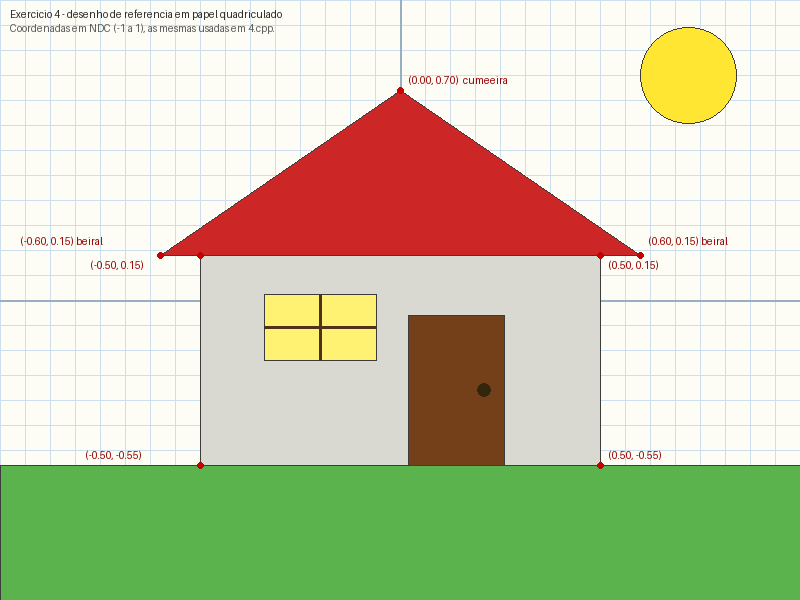
#> input picture PG2026-2/src/Exercicios/Lista1/4/desenho-referencia.png, 800 x 600 px; its folder holds only this picture in this run
$ python -i face.py   (imports and definitions only)
#> lines starting #> are read from the running program, lines starting #| are printed output that depends on the picture; after the words box and inside, x2 and y2 are one past the last pixel; in counts of white or black regions, pixels touching at a corner belong together
### PG2026-2/src/Trabalho/GrauB/grau_b/stickers.py
"""Stickers com canal alpha desenhados programaticamente.

Cada sticker é uma imagem RGBA (`numpy.ndarray`, `dtype=uint8`, 4 canais,
80×80 px) gerada em memória com OpenCV/NumPy — sem arquivos externos. O canal
alpha vale 255 dentro da forma desenhada e 0 no restante, o que permite
posicioná-la sobre a imagem do Modo Foto com blending por transparência.

Convenção de canais das imagens deste módulo: **RGBA** (o `alpha` é o quarto
canal). As imagens do app são **BGR**; `aplicar_sticker` faz a conversão.

O conjunto é fixo e exposto por `listar_stickers()`; `proximo_sticker` percorre
o ciclo na ordem em que os stickers aparecem na lista.

Uso direto (sem abrir janela), a partir de `PG2026-2/src/Trabalho/GrauB`:

    uv run python -c "import numpy as np; from grau_b.stickers import aplicar_sticker, listar_stickers, obter_sticker, proximo_sticker; base = np.zeros((100, 100, 3), np.uint8); print([s.id for s in listar_stickers()]); print(obter_sticker('estrela').imagem.shape, obter_sticker('estrela').imagem.dtype); print([proximo_sticker('estrela'), proximo_sticker('selo_ok')]); saida = aplicar_sticker(base, obter_sticker('estrela').imagem, (0, 0)); print(saida.shape, saida.dtype)"
"""

from __future__ import annotations

import math
from dataclasses import dataclass
from pathlib import Path

import cv2
import numpy as np

#: Lado (em pixels) de todos os stickers gerados.
TAMANHO_STICKER = 80
_DIR_SPRITESHEETS = Path(__file__).resolve().parent / "assets" / "spritesheets"

# Cores no espaço RGB (a conversão para BGR acontece em `aplicar_sticker`).
_COR_AMARELO = (255, 214, 0)
_COR_VERMELHO = (214, 45, 45)
_COR_AZUL = (40, 90, 200)
_COR_AZUL_ESCURO = (20, 50, 120)
_COR_VERDE = (40, 170, 80)
_COR_VERDE_ESCURO = (20, 120, 55)
_COR_BRANCO = (255, 255, 255)

_CENTRO = (TAMANHO_STICKER // 2, TAMANHO_STICKER // 2)


@dataclass(frozen=True)
class Sticker:
    """Sticker disponível: identificador, rótulo, imagem RGBA e quadros de animação.

    Para stickers estáticos, `quadros` contém apenas `(imagem,)` e `animado` é
    `False`. Para stickers animados por spritesheet, `quadros` armazena todos os
    quadros recortados do arquivo `.png` e `imagem` é o primeiro quadro.
    """

    id: str
    nome: str
    imagem: np.ndarray
    quadros: tuple[np.ndarray, ...] = ()
    animado: bool = False
    fps: int = 10

    # [5 lines left out: function quadro, not called in this run]


def carregar_spritesheet(
    caminho: Path | str,
    largura_quadro: int = TAMANHO_STICKER,
    altura_quadro: int = TAMANHO_STICKER,
) -> tuple[np.ndarray, ...]:
    """Lê um spritesheet `.png` RGBA (BGRA no OpenCV) e recorta seus quadros.

    Converte cada quadro de BGRA para RGBA para manter a mesma convenção dos
    stickers estáticos deste módulo.
    """
    caminho_path = Path(caminho)
    folha = cv2.imread(str(caminho_path), cv2.IMREAD_UNCHANGED)
    if folha is None or folha.ndim != 3 or folha.shape[2] != 4:
        raise ValueError(
            f"spritesheet RGBA inválido ou não encontrado: {caminho_path}"
        )
    altura, largura = folha.shape[:2]
    colunas = largura // largura_quadro
    linhas = altura // altura_quadro
    if colunas == 0 or linhas == 0:
        raise ValueError(
            f"dimensões do spritesheet ({largura}x{altura}) menores que o quadro "
            f"({largura_quadro}x{altura_quadro})"
        )

    quadros: list[np.ndarray] = []
    for linha in range(linhas):
        for coluna in range(colunas):
            y0 = linha * altura_quadro
            x0 = coluna * largura_quadro
            recorte_bgra = folha[y0 : y0 + altura_quadro, x0 : x0 + largura_quadro]
            recorte_rgba = cv2.cvtColor(recorte_bgra, cv2.COLOR_BGRA2RGBA)
            quadros.append(recorte_rgba)
    return tuple(quadros)


def _criar_sticker_animado(
    id_sticker: str, nome: str, arquivo_png: str, fps: int = 10
) -> Sticker:
    """Cria um `Sticker` animado carregando o spritesheet em `assets/spritesheets/`."""
    quadros = carregar_spritesheet(_DIR_SPRITESHEETS / arquivo_png)
    return Sticker(
        id=id_sticker,
        nome=nome,
        imagem=quadros[0],
        quadros=quadros,
        animado=True,
        fps=fps,
    )


def _tela_rgb() -> np.ndarray:
    """Cria a tela RGB preta (transparente) sobre a qual o sticker é pintado."""
    return np.zeros((TAMANHO_STICKER, TAMANHO_STICKER, 3), dtype=np.uint8)


def _tela_alpha() -> np.ndarray:
    """Cria a máscara de alpha (0 = transparente, 255 = opaco)."""
    return np.zeros((TAMANHO_STICKER, TAMANHO_STICKER), dtype=np.uint8)


def _compor_rgba(rgb: np.ndarray, alpha: np.ndarray) -> np.ndarray:
    """Monta a imagem RGBA final a partir do RGB pintado e da máscara alpha."""
    rgba = np.zeros((TAMANHO_STICKER, TAMANHO_STICKER, 4), dtype=np.uint8)
    rgba[:, :, :3] = rgb
    rgba[:, :, 3] = alpha
    return rgba


def _pontos_estrela(
    raio_externo: float = 34.0,
    raio_interno: float = 14.0,
) -> np.ndarray:
    """Calcula os 10 vértices de uma estrela de 5 pontas apontando para cima."""
#> called with raio_externo = 34, raio_interno = 14
    centro_x, centro_y = _CENTRO
    pontos: list[list[int]] = []
    for indice in range(10):
        # Começa no topo (-90°) e alterna entre raio externo e interno.
        angulo = -math.pi / 2 + indice * math.pi / 5
        raio = raio_externo if indice % 2 == 0 else raio_interno
        x = centro_x + raio * math.cos(angulo)
        y = centro_y + raio * math.sin(angulo)
        pontos.append([round(x), round(y)])
    return np.array(pontos, dtype=np.int32)


def _pontos_coracao() -> np.ndarray:
    """Calcula o contorno de um coração pela curva paramétrica clássica.

    A curva `x = 16·sen³(t)`, `y = 13·cos(t) − 5·cos(2t) − 2·cos(3t) − cos(4t)`
    é amostrada, normalizada para o tamanho do sticker e espelhada no eixo Y
    (a coordenada matemática cresce para cima; a da imagem, para baixo).
    """
    amostras = 120
    xs: list[float] = []
    ys: list[float] = []
    for indice in range(amostras):
        t = 2 * math.pi * indice / amostras
        xs.append(16 * math.sin(t) ** 3)
        ys.append(
            13 * math.cos(t)
            - 5 * math.cos(2 * t)
            - 2 * math.cos(3 * t)
            - math.cos(4 * t)
        )

    margem = 6.0
    largura = max(xs) - min(xs)
    altura = max(ys) - min(ys)
    escala = (TAMANHO_STICKER - 2 * margem) / max(largura, altura)

    centro_x, centro_y = _CENTRO
    meio_x = (max(xs) + min(xs)) / 2
    meio_y = (max(ys) + min(ys)) / 2
    pontos = [
        [
            round(centro_x + (x - meio_x) * escala),
            round(centro_y - (y - meio_y) * escala),
        ]
        for x, y in zip(xs, ys)
    ]
    return np.array(pontos, dtype=np.int32)


def gerar_estrela() -> np.ndarray:
    """Estrela de 5 pontas amarela, preenchida."""
    rgb = _tela_rgb()
    alpha = _tela_alpha()
    pontos = _pontos_estrela()
    cv2.fillPoly(rgb, [pontos], _COR_AMARELO)
    cv2.fillPoly(alpha, [pontos], 255)
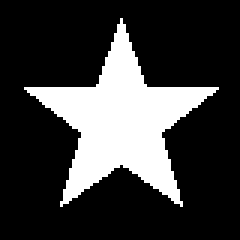
#> alpha: shape (80, 80) (shown 3 times larger); 23.2% white; 1 white region, box (x1, y1, x2, y2) and area: (8, 6, 73, 69) 1482
    return _compor_rgba(rgb, alpha)


def gerar_coracao() -> np.ndarray:
    """Coração vermelho, preenchido."""
    rgb = _tela_rgb()
#> in _tela_rgb (call 2), `return np.zeros((TAMANHO_STICKER, TAMANHO_STICKER, 3), dtype=np.uint8)`: returned value: shape (80, 80, 3); every value is 0
    alpha = _tela_alpha()
    pontos = _pontos_coracao()
    cv2.fillPoly(rgb, [pontos], _COR_VERMELHO)
    cv2.fillPoly(alpha, [pontos], 255)
#> alpha: shape (80, 80); 41.5% white; 1 white region, box (x1, y1, x2, y2) and area: (6, 9, 75, 72) 2655
    return _compor_rgba(rgb, alpha)


def gerar_circulo() -> np.ndarray:
    """Círculo azul preenchido com uma borda mais escura."""
    rgb = _tela_rgb()
    alpha = _tela_alpha()
    raio = 34
    cv2.circle(alpha, _CENTRO, raio, 255, thickness=-1)
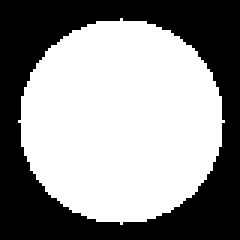
#> alpha: shape (80, 80) (shown 3 times larger); 56.6% white; 1 black region, box (x1, y1, x2, y2) and area: (0, 0, 80, 80) 2775
    cv2.circle(rgb, _CENTRO, raio, _COR_AZUL, thickness=-1)
    cv2.circle(rgb, _CENTRO, raio, _COR_AZUL_ESCURO, thickness=4, lineType=cv2.LINE_AA)
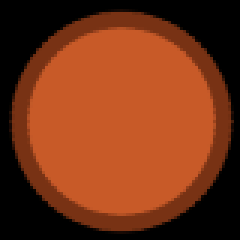
#> rgb: shape (80, 80, 3) (shown 3 times larger); mean of channels 0, 1, 2 22.8, 52.3, 117.8; drawn as B, G, R
    return _compor_rgba(rgb, alpha)


def gerar_triangulo() -> np.ndarray:
    """Triângulo equilátero verde, preenchido."""
    rgb = _tela_rgb()
    alpha = _tela_alpha()
    pontos = np.array(
        [
            [40, 8],   # vértice superior
            [72, 66],  # vértice inferior direito
            [8, 66],   # vértice inferior esquerdo
        ],
        dtype=np.int32,
    )
    cv2.fillPoly(rgb, [pontos], _COR_VERDE)
    cv2.fillPoly(alpha, [pontos], 255)
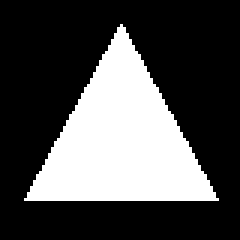
#> alpha: shape (80, 80) (shown 3 times larger); 30.4% white; 1 white region, box (x1, y1, x2, y2) and area: (8, 8, 73, 67) 1947
    return _compor_rgba(rgb, alpha)


def gerar_selo_ok() -> np.ndarray:
    """Selo: círculo verde com um "check" branco desenhado dentro."""
    rgb = _tela_rgb()
    alpha = _tela_alpha()
    raio = 34
    check = np.array([[25, 41], [35, 53], [56, 27]], dtype=np.int32)
    cv2.circle(alpha, _CENTRO, raio, 255, thickness=-1)
    cv2.circle(rgb, _CENTRO, raio, _COR_VERDE, thickness=-1)
    cv2.circle(rgb, _CENTRO, raio, _COR_VERDE_ESCURO, thickness=3, lineType=cv2.LINE_AA)
    cv2.polylines(rgb, [check], isClosed=False, color=_COR_BRANCO, thickness=6,
                  lineType=cv2.LINE_AA)
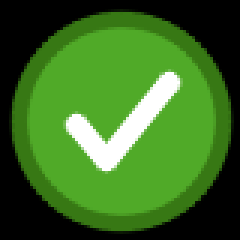
#> rgb: shape (80, 80, 3) (shown 3 times larger); mean of channels 0, 1, 2 36.1, 108.6, 59.2; drawn as B, G, R
    return _compor_rgba(rgb, alpha)


#: Registro ordenado de stickers (5 estáticos + 3 animados por spritesheet).
STICKERS: tuple[Sticker, ...] = (
    Sticker(id="estrela", nome="Estrela", imagem=gerar_estrela()),
    Sticker(id="coracao", nome="Coração", imagem=gerar_coracao()),
    Sticker(id="circulo", nome="Círculo", imagem=gerar_circulo()),
    Sticker(id="triangulo", nome="Triângulo", imagem=gerar_triangulo()),
    Sticker(id="selo_ok", nome="Selo OK", imagem=gerar_selo_ok()),
    _criar_sticker_animado(
        "anim_estrela", "Estrela Pulsante [Anim]", "estrela_pulsante.png", fps=10
    ),
    _criar_sticker_animado(
        "anim_coracao", "Coração Batendo [Anim]", "coracao_batendo.png", fps=8
    ),
    _criar_sticker_animado(
        "anim_arco_iris", "Arco-Íris Girando [Anim]", "arco_iris_girando.png", fps=12
    ),
)
#> further down, picture is the input picture: shape (600, 800, 3); mean B, G, R 172.4, 204.3, 199.8


# [7 lines left out: function obter_quadro_sticker, not called in this run]

#: Sticker selecionado quando o Modo Foto é aberto.
STICKER_PADRAO = STICKERS[0].id


def listar_stickers() -> list[Sticker]:
    """Devolve os stickers disponíveis, na ordem do ciclo da tecla `t`."""
    return list(STICKERS)


# [91 lines left out: functions obter_sticker, proximo_sticker, aplicar_sticker, not called in this run]

### PG2026-2/src/Trabalho/GrauB/grau_b/face.py
"""Detecção facial com OpenCV Haar Cascades e efeitos localizados no rosto.

Utiliza o classificador oficial `haarcascade_frontalface_default.xml` empacotado
em `grau_b/assets/cascades/` para detectar faces em fotos e quadros de vídeo e
aplicar:

- `gatinho`: orelhas de gato acima da testa + focinho e bigodes no centro da face;
- `oculos`: óculos escuros posicionados na região dos olhos;
- `blur_rosto`: desfoque gaussiano de privacidade restrito à região do rosto.

Opcionalmente desenha as caixas delimitadoras das faces detectadas.
"""

from __future__ import annotations

from dataclasses import dataclass
from pathlib import Path

import cv2
import numpy as np

from grau_b.stickers import aplicar_sticker

ID_EFEITO_NENHUM = "nenhum"
_CAMINHO_CASCADE = (
    Path(__file__).resolve().parent
    / "assets"
    / "cascades"
    / "haarcascade_frontalface_default.xml"
)


@dataclass(frozen=True)
class EfeitoFacial:
    """Descrição de um efeito aplicado sobre faces detectadas."""

    id: str
    nome: str
    descricao: str


EFEITOS_FACIAIS: tuple[EfeitoFacial, ...] = (
    EfeitoFacial(
        id=ID_EFEITO_NENHUM,
        nome="Desligado",
        descricao="Nenhum filtro ou adesivo automático de detecção facial.",
    ),
    EfeitoFacial(
        id="gatinho",
        nome="Filtro de Gatinho",
        descricao="Posiciona orelhas de gato, focinho e bigodes automaticamente em cada rosto.",
    ),
    EfeitoFacial(
        id="oculos",
        nome="Óculos Escuros",
        descricao="Posiciona óculos escuros estilizados na altura dos olhos de cada rosto.",
    ),
    EfeitoFacial(
        id="blur_rosto",
        nome="Desfoque no Rosto",
        descricao="Aplica desfoque gaussiano de privacidade apenas na região de cada rosto detectado.",
    ),
)

_CLASSIFICADOR: cv2.CascadeClassifier | None = None


def listar_efeitos_faciais() -> list[EfeitoFacial]:
    """Devolve os efeitos faciais disponíveis."""
    return list(EFEITOS_FACIAIS)


# [6 lines left out: function obter_efeito_facial, not called in this run]


def _obter_classificador() -> cv2.CascadeClassifier:
    """Carrega (com cache) o classificador Haar Cascade frontal."""
    global _CLASSIFICADOR
    if _CLASSIFICADOR is None:
        if not _CAMINHO_CASCADE.is_file():
            raise FileNotFoundError(
                f"arquivo Haar Cascade não encontrado: {_CAMINHO_CASCADE}"
            )
        clf = cv2.CascadeClassifier(str(_CAMINHO_CASCADE))
        if clf.empty():
            raise RuntimeError(
                f"não foi possível carregar o Haar Cascade: {_CAMINHO_CASCADE}"
            )
        _CLASSIFICADOR = clf
    return _CLASSIFICADOR


def detectar_faces(imagem_bgr: np.ndarray) -> list[tuple[int, int, int, int]]:
    """Detecta rostos frontais e devolve uma lista de retângulos `(x, y, w, h)`."""
    cinza = cv2.cvtColor(imagem_bgr, cv2.COLOR_BGR2GRAY)
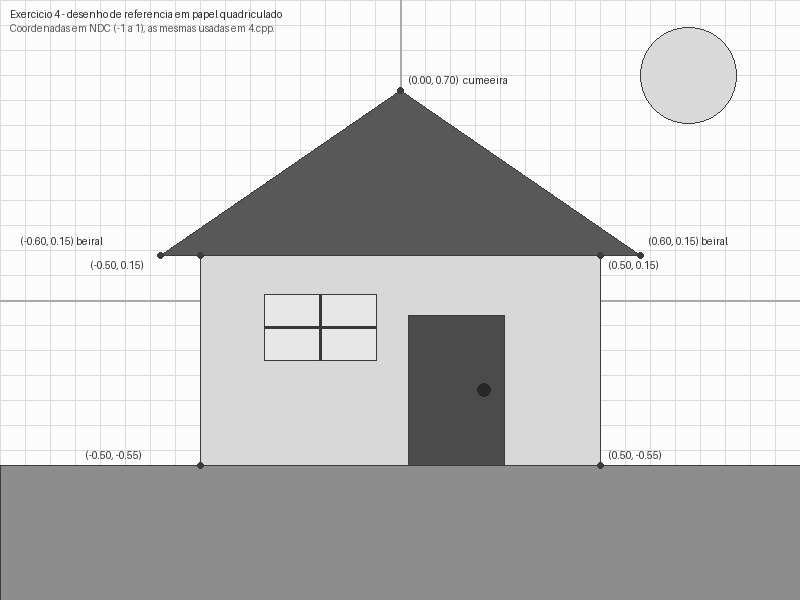
#> cinza: shape (600, 800); min 39, max 252, mean 199.3
    cinza = cv2.equalizeHist(cinza)
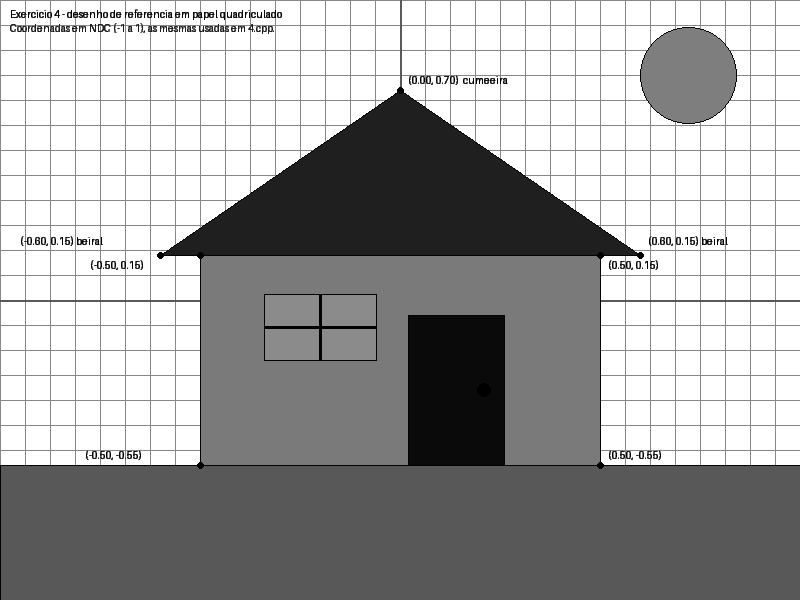
#> cinza: shape (600, 800); min 0, max 255, mean 163.1
    faces = _obter_classificador().detectMultiScale(
        cinza,
        scaleFactor=1.15,
        minNeighbors=5,
        minSize=(40, 40),
    )
#> faces = ()
    if len(faces) == 0:
        return []
    return [(int(x), int(y), int(w), int(h)) for (x, y, w, h) in faces]


# [193 lines left out: functions _gerar_orelhas_gato, _gerar_focinho_bigodes, _gerar_oculos, _aplicar_blur_rosto, aplicar_efeito_facial, not called in this run]

>>> import cv2
>>> picture = cv2.imread('../../../Exercicios/Lista1/4/desenho-referencia.png')
>>> result = detectar_faces(picture)
#> result = []
